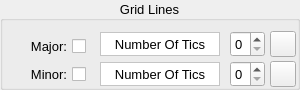
       <widget class="QGroupBox" name="groupXTickMarks">
        <property name="geometry">
         <rect>
          <x>470</x>
          <y>168</y>
          <width>300</width>
          <height>90</height>
         </rect>
        </property>
        <property name="sizePolicy">
         <sizepolicy hsizetype="Fixed" vsizetype="Fixed">
          <horstretch>0</horstretch>
          <verstretch>0</verstretch>
         </sizepolicy>
        </property>
        <property name="minimumSize">
         <size>
          <width>300</width>
          <height>90</height>
         </size>
        </property>
        <property name="maximumSize">
         <size>
          <width>300</width>
          <height>90</height>
         </size>
        </property>
        <property name="font">
         <font>
          <pointsize>10</pointsize>
         </font>
        </property>
        <property name="title">
         <string>Grid Lines</string>
        </property>
        <property name="alignment">
         <set>Qt::AlignCenter</set>
        </property>
        <widget class="QCheckBox" name="checkXMinor">
         <property name="geometry">
          <rect>
           <x>10</x>
           <y>61</y>
           <width>76</width>
           <height>26</height>
          </rect>
         </property>
         <property name="sizePolicy">
          <sizepolicy hsizetype="Fixed" vsizetype="Fixed">
           <horstretch>0</horstretch>
           <verstretch>0</verstretch>
          </sizepolicy>
         </property>
         <property name="minimumSize">
          <size>
           <width>76</width>
           <height>26</height>
          </size>
         </property>
         <property name="maximumSize">
          <size>
           <width>76</width>
           <height>26</height>
          </size>
         </property>
         <property name="layoutDirection">
          <enum>Qt::RightToLeft</enum>
         </property>
         <property name="text">
          <string>Minor:</string>
         </property>
        </widget>
        <widget class="QLabel" name="labelXMinorTics">
         <property name="geometry">
          <rect>
           <x>100</x>
           <y>62</y>
           <width>120</width>
           <height>24</height>
          </rect>
         </property>
         <property name="sizePolicy">
          <sizepolicy hsizetype="Fixed" vsizetype="Fixed">
           <horstretch>0</horstretch>
           <verstretch>0</verstretch>
          </sizepolicy>
         </property>
         <property name="minimumSize">
          <size>
           <width>120</width>
           <height>24</height>
          </size>
         </property>
         <property name="maximumSize">
          <size>
           <width>120</width>
           <height>24</height>
          </size>
         </property>
         <property name="styleSheet">
          <string notr="true">background-color: rgb(255, 255, 255);</string>
         </property>
         <property name="frameShape">
          <enum>QFrame::StyledPanel</enum>
         </property>
         <property name="frameShadow">
          <enum>QFrame::Sunken</enum>
         </property>
         <property name="text">
          <string>Number Of Tics</string>
         </property>
         <property name="alignment">
          <set>Qt::AlignCenter</set>
         </property>
        </widget>
        <widget class="QSpinBox" name="spinXMinorTics">
         <property name="geometry">
          <rect>
           <x>230</x>
           <y>61</y>
           <width>35</width>
           <height>26</height>
          </rect>
         </property>
         <property name="sizePolicy">
          <sizepolicy hsizetype="Fixed" vsizetype="Fixed">
           <horstretch>0</horstretch>
           <verstretch>0</verstretch>
          </sizepolicy>
         </property>
         <property name="minimumSize">
          <size>
           <width>35</width>
           <height>26</height>
          </size>
         </property>
         <property name="maximumSize">
          <size>
           <width>35</width>
           <height>26</height>
          </size>
         </property>
        </widget>
        <widget class="QPushButton" name="btnXAxisMinorGridColor">
         <property name="geometry">
          <rect>
           <x>270</x>
           <y>61</y>
           <width>26</width>
           <height>26</height>
          </rect>
         </property>
         <property name="sizePolicy">
          <sizepolicy hsizetype="Fixed" vsizetype="Fixed">
           <horstretch>0</horstretch>
           <verstretch>0</verstretch>
          </sizepolicy>
         </property>
         <property name="minimumSize">
          <size>
           <width>26</width>
           <height>26</height>
          </size>
         </property>
         <property name="maximumSize">
          <size>
           <width>26</width>
           <height>26</height>
          </size>
         </property>
         <property name="text">
          <string/>
         </property>
         <property name="icon">
          <iconset resource="resources.qrc">
           <normaloff>:/images/images/colorPickerIcon6.png</normaloff>:/images/images/colorPickerIcon6.png</iconset>
         </property>
         <property name="iconSize">
          <size>
           <width>22</width>
           <height>22</height>
          </size>
         </property>
        </widget>
        <widget class="QCheckBox" name="checkXMajor">
         <property name="geometry">
          <rect>
           <x>10</x>
           <y>33</y>
           <width>76</width>
           <height>26</height>
          </rect>
         </property>
         <property name="sizePolicy">
          <sizepolicy hsizetype="Fixed" vsizetype="Fixed">
           <horstretch>0</horstretch>
           <verstretch>0</verstretch>
          </sizepolicy>
         </property>
         <property name="minimumSize">
          <size>
           <width>76</width>
           <height>26</height>
          </size>
         </property>
         <property name="maximumSize">
          <size>
           <width>76</width>
           <height>26</height>
          </size>
         </property>
         <property name="baseSize">
          <size>
           <width>51</width>
           <height>26</height>
          </size>
         </property>
         <property name="layoutDirection">
          <enum>Qt::RightToLeft</enum>
         </property>
         <property name="text">
          <string>Major:</string>
         </property>
        </widget>
        <widget class="QLabel" name="labelXMajorTics">
         <property name="geometry">
          <rect>
           <x>100</x>
           <y>32</y>
           <width>120</width>
           <height>24</height>
          </rect>
         </property>
         <property name="sizePolicy">
          <sizepolicy hsizetype="Fixed" vsizetype="Fixed">
           <horstretch>0</horstretch>
           <verstretch>0</verstretch>
          </sizepolicy>
         </property>
         <property name="minimumSize">
          <size>
           <width>120</width>
           <height>24</height>
          </size>
         </property>
         <property name="maximumSize">
          <size>
           <width>120</width>
           <height>24</height>
          </size>
         </property>
         <property name="styleSheet">
          <string notr="true">background-color: rgb(255, 255, 255);</string>
         </property>
         <property name="frameShape">
          <enum>QFrame::StyledPanel</enum>
         </property>
         <property name="frameShadow">
          <enum>QFrame::Sunken</enum>
         </property>
         <property name="text">
          <string>Number Of Tics</string>
         </property>
         <property name="alignment">
          <set>Qt::AlignCenter</set>
         </property>
        </widget>
        <widget class="QSpinBox" name="spinXMajorTics">
         <property name="geometry">
          <rect>
           <x>230</x>
           <y>31</y>
           <width>35</width>
           <height>26</height>
          </rect>
         </property>
         <property name="sizePolicy">
          <sizepolicy hsizetype="Fixed" vsizetype="Fixed">
           <horstretch>0</horstretch>
           <verstretch>0</verstretch>
          </sizepolicy>
         </property>
         <property name="minimumSize">
          <size>
           <width>35</width>
           <height>26</height>
          </size>
         </property>
         <property name="maximumSize">
          <size>
           <width>35</width>
           <height>26</height>
          </size>
         </property>
        </widget>
        <widget class="QPushButton" name="btnXAxisMajorGridColor">
         <property name="geometry">
          <rect>
           <x>270</x>
           <y>31</y>
           <width>26</width>
           <height>26</height>
          </rect>
         </property>
         <property name="sizePolicy">
          <sizepolicy hsizetype="Fixed" vsizetype="Fixed">
           <horstretch>0</horstretch>
           <verstretch>0</verstretch>
          </sizepolicy>
         </property>
         <property name="minimumSize">
          <size>
           <width>26</width>
           <height>26</height>
          </size>
         </property>
         <property name="maximumSize">
          <size>
           <width>26</width>
           <height>26</height>
          </size>
         </property>
         <property name="text">
          <string/>
         </property>
         <property name="icon">
          <iconset resource="resources.qrc">
           <normaloff>:/images/images/colorPickerIcon6.png</normaloff>:/images/images/colorPickerIcon6.png</iconset>
         </property>
         <property name="iconSize">
          <size>
           <width>20</width>
           <height>20</height>
          </size>
         </property>
        </widget>
       </widget>
